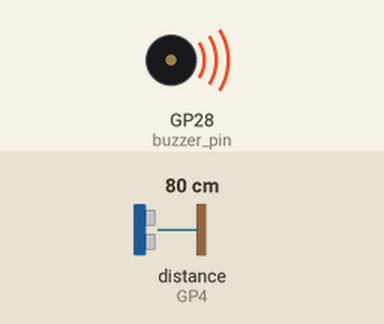
Bench run of a program on a simulated Raspberry Pi Pico running MicroPython. Parts: buzzer (waves = sounding). The inputs (shaded band) are chosen by the test bench; at power-on: distance to the obstacle (sensor on GP4) 80 cm. The echo pulse lasts 58.3 µs per cm.

Above: at 0.2 s.
Timing chart, 0 to 3.0 s (numbered marks = the images above):
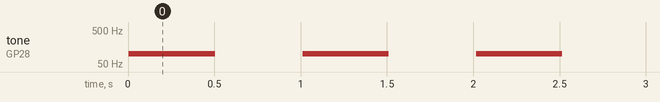

Measured:
- by itself, tone on GP28 (buzzer_pin): alternates 100 Hz for 0.50 s and silent for 0.51 s

The program:

Parking_sensors.py
```python
from machine import Pin, PWM
import time

# Pin connections
echo_pin = Pin(4, Pin.IN)
trig_pin = Pin(10, Pin.OUT)
buzzer_pin = Pin(28, Pin.OUT)
buzzer = PWM(buzzer_pin)

def measure_distance():
    # Generate trigger pulse
    trig_pin.off()
    time.sleep_us(2)
    trig_pin.on()
    time.sleep_us(10)
    trig_pin.off()

    # Measure echo pulse duration
    while echo_pin.value() == 0:
        pulse_start = time.ticks_us()

    while echo_pin.value() == 1:
        pulse_end = time.ticks_us()

    pulse_duration = pulse_end - pulse_start

    # Convert pulse duration to distance in centimeters
    distance = pulse_duration / 58.0

    return distance

def sound_buzzer():
    # Generate sound on the buzzer
    buzzer.freq(100)  # Set frequency
    buzzer.duty_u16(32768)  # Set duty cycle
    time.sleep(0.5)
    buzzer.duty_u16(0)  # Stop sound
    time.sleep(0.1)

# Main loop
while True:
    distance = measure_distance()

    if distance < 30:  # Adjust this threshold according to your needs
        sound_buzzer()
        time.sleep(0.1)
    else:
        sound_buzzer()
        time.sleep(0.4)
```
